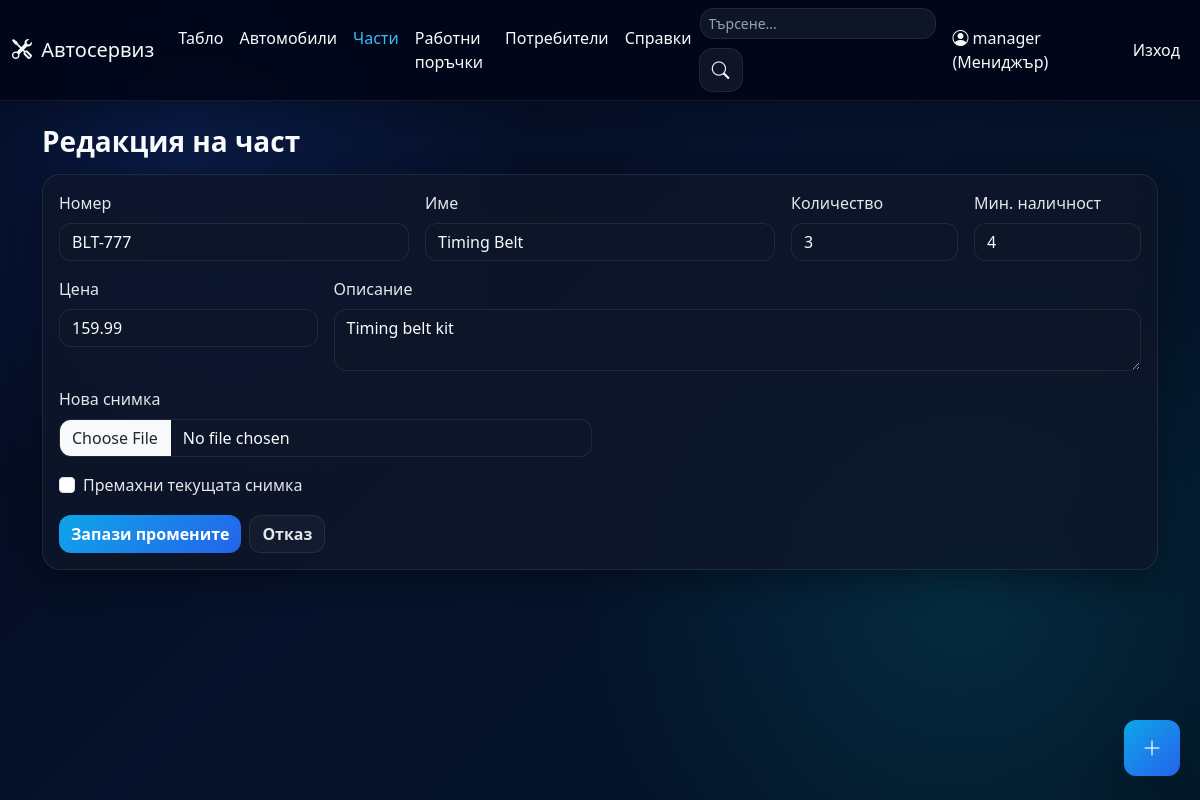
Page /parts/3/edit (signed in) on the earlier database version.
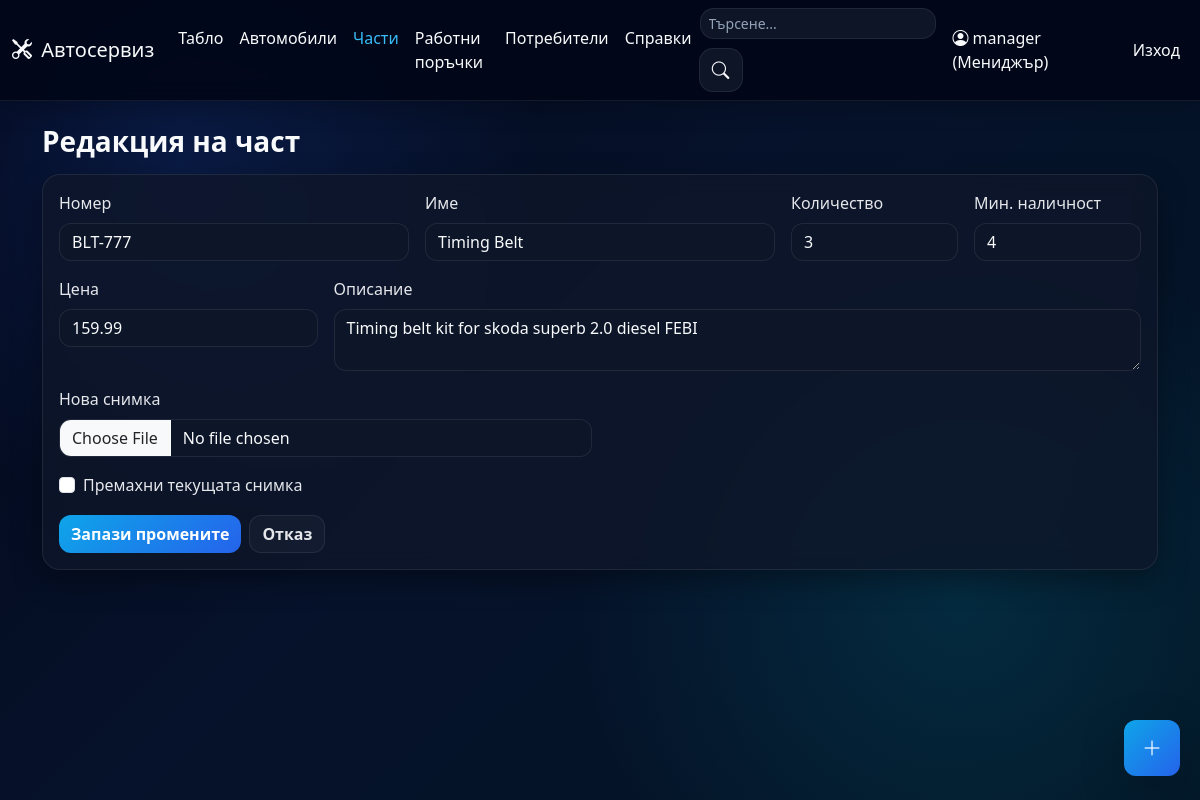
Same page on the later database version.
### app/models.py (models this page shows)
class Part(db.Model):
    id = db.Column(db.Integer, primary_key=True)
    part_number = db.Column(db.String(80), unique=True, nullable=False)
    name = db.Column(db.String(120), nullable=False)
    quantity = db.Column(db.Integer, nullable=False, default=0)
    min_quantity = db.Column(db.Integer, nullable=False, default=5)
    unit_price = db.Column(db.Float, nullable=False, default=0.0)
    description = db.Column(db.Text)
    image_filename = db.Column(db.String(255))
    created_at = db.Column(db.DateTime, default=datetime.now)
    order_links = db.relationship('WorkOrderPart', backref='part', lazy=True, cascade='all, delete-orphan')

### app/routes.py (the view, shortened to what this page needs)
    @app.route('/parts/<int:part_id>/edit', methods=['GET', 'POST'])
    @role_required('manager')
    def edit_part(part_id):
        part = Part.query.get_or_404(part_id)
        return render_template('edit_part.html', part=part)

### app/templates/edit_part.html
{% extends "base.html" %}
{% block content %}
<h3 class="mb-3">Редакция на част</h3>
<div class="card"><div class="card-body">
  <form method="post" enctype="multipart/form-data" class="row g-3">
    <div class="col-md-4"><label class="form-label">Номер</label><input class="form-control" name="part_number" value="{{ part.part_number }}" required></div>
    <div class="col-md-4"><label class="form-label">Име</label><input class="form-control" name="name" value="{{ part.name }}" required></div>
    <div class="col-md-2"><label class="form-label">Количество</label><input class="form-control" name="quantity" type="number" min="0" value="{{ part.quantity }}"></div>
    <div class="col-md-2"><label class="form-label">Мин. наличност</label><input class="form-control" name="min_quantity" type="number" min="0" value="{{ part.min_quantity }}"></div>
    <div class="col-md-3"><label class="form-label">Цена</label><input class="form-control" name="unit_price" type="number" step="0.01" min="0" value="{{ part.unit_price }}"></div>
    <div class="col-md-9"><label class="form-label">Описание</label><textarea class="form-control" name="description">{{ part.description or '' }}</textarea></div>
    <div class="col-md-6"><label class="form-label">Нова снимка</label><input class="form-control" type="file" name="image" accept="image/*"></div>
    {% if part.image_filename %}<div class="col-12 form-check ms-2"><input class="form-check-input" type="checkbox" name="remove_image" value="1" id="removePartImage"><label class="form-check-label" for="removePartImage">Премахни текущата снимка</label></div>{% endif %}
    <div class="col-12 d-flex gap-2"><button class="btn btn-primary">Запази промените</button><a class="btn btn-outline-secondary" href="{{ url_for('part_details', part_id=part.id) }}">Отказ</a></div>
  </form>
</div></div>
{% endblock %}

Differences in the rows shown:
changed Part "BLT-777": description "Timing belt kit" → "Timing belt kit for skoda superb 2.0 diesel FEBI"
